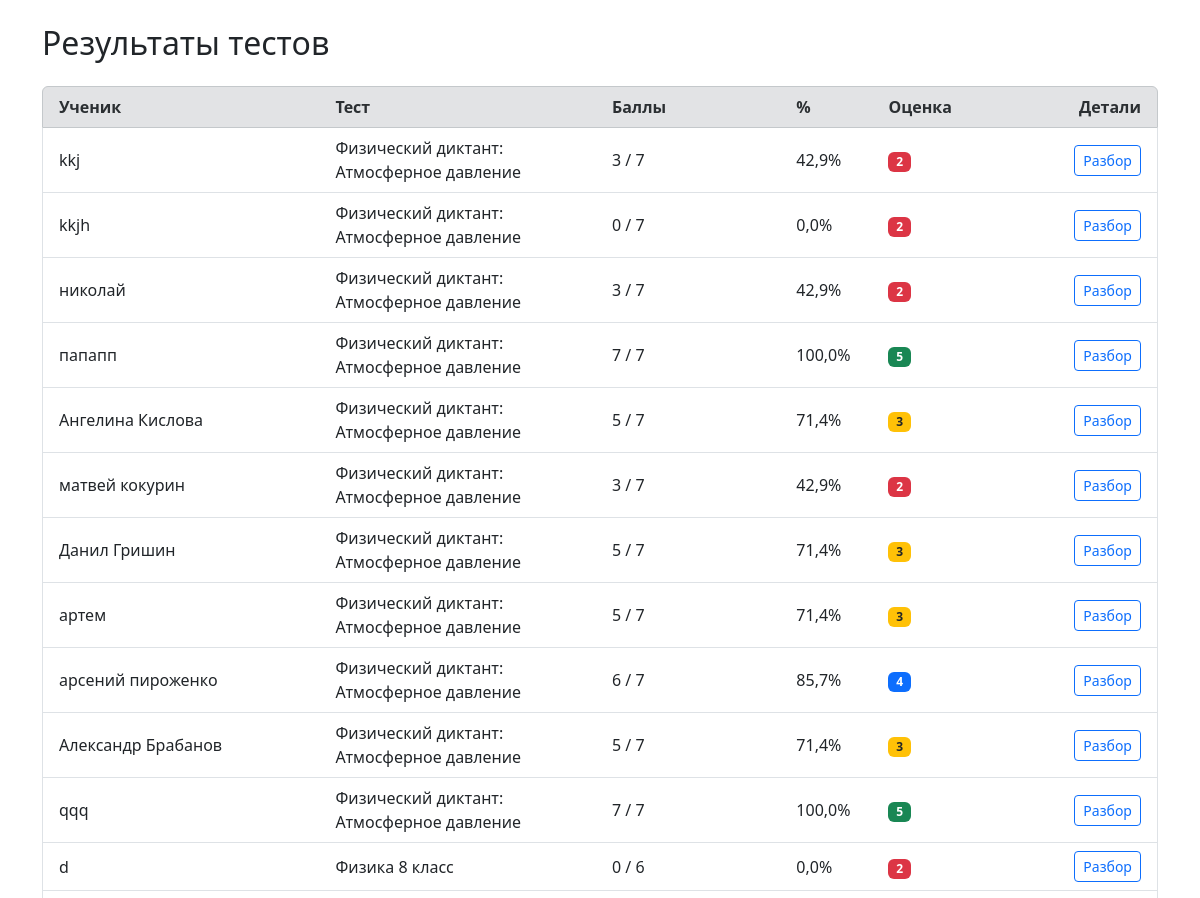
Before: /results/ (upper part) with the older database file.
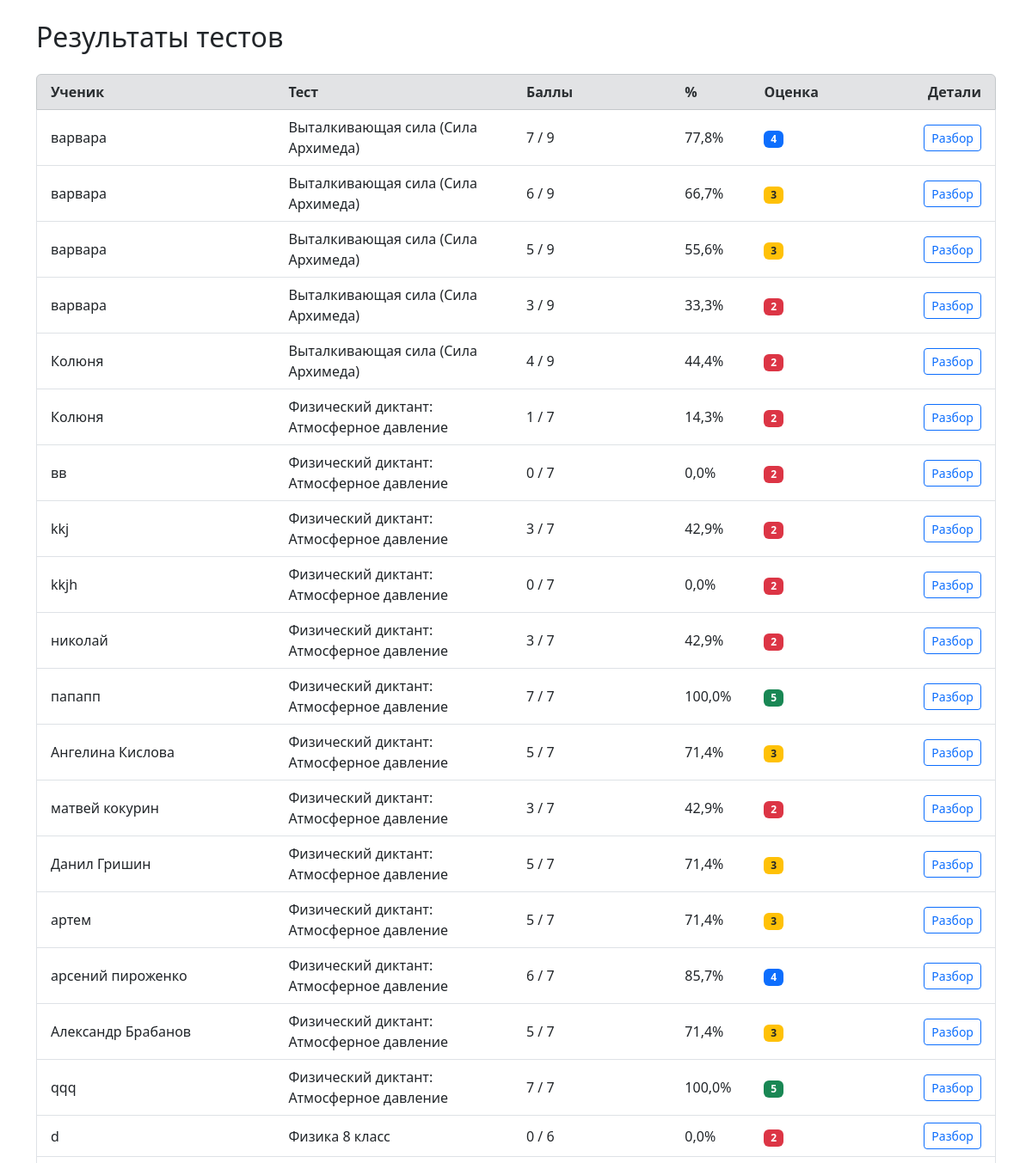
After: the same page with the newer database file.
### testsystem/models.py (models this page shows, shortened)
class Result(models.Model):
    student_name = models.CharField("Имя ученика", max_length=255)
    test = models.ForeignKey(Test, on_delete=models.CASCADE)
    score = models.IntegerField("Баллы")
    grade = models.IntegerField("Оценка", blank=True, null=True)
    date_taken = models.DateTimeField("Дата прохождения", auto_now_add=True)

class Test(models.Model):
    title = models.CharField(max_length=200)
    description = models.TextField(blank=True)
    subject = models.CharField(max_length=20, choices=SUBJECT_CHOICES)
    time_limit = models.IntegerField(
        "Время на тест (минуты)",
        blank=True,
        null=True
    )

### testsystem/views.py (the view)
# urls.py: path('results/', views.results_list_all, name='results_list_all'),
def results_list_all(request):
    results = Result.objects.select_related('test').order_by('-date_taken')
    results_with_percent = []
    for r in results:
        total_questions = r.test.questions.count()
        percent = (r.score / total_questions * 100) if total_questions else 0
        results_with_percent.append({
            'id': r.id,
            'student_name': r.student_name,
            'test_title': r.test.title,  # добавлено название теста
            'score': r.score,
            'total_questions': total_questions,
            'percent': round(percent, 1),
            'grade': r.grade
        })
    return render(request, 'testsystem/results_list.html', {
        'results': results_with_percent
    })

### testsystem/templates/testsystem/results_list.html (shortened to what this page needs)
<!DOCTYPE html>
<html>
<head>
    <link href="https://cdn.jsdelivr.net/npm/bootstrap@5.3.2/dist/css/bootstrap.min.css" rel="stylesheet">
</head>
<body>
<div class="container mt-4">
    <h2 class="mb-4">Результаты тестов{% if student_name %} ученика {{ student_name }}{% endif %}</h2>
    <div class="list-group">
        <div class="list-group-item list-group-item-secondary">
            <div class="row fw-bold">
                <div class="col-md-3">Ученик</div>
                <div class="col-md-3">Тест</div>
                <div class="col-md-2">Баллы</div>
                <div class="col-md-1">%</div>
                <div class="col-md-1">Оценка</div>
                <div class="col-md-2 text-end">Детали</div>
            </div>
        </div>
        {% for r in results %}
        <div class="list-group-item">
            <div class="row align-items-center">
                <div class="col-md-3">{{ r.student_name }}</div>
                <div class="col-md-3">{{ r.test_title }}</div>
                <div class="col-md-2">{{ r.score }} / {{ r.total_questions }}</div>
                <div class="col-md-1">{{ r.percent }}%</div>
                <div class="col-md-1">
                    {% if r.grade == 5 %}
                        <span class="badge bg-success">5</span>
                    {% elif r.grade == 4 %}
                        <span class="badge bg-primary">4</span>
                    {% elif r.grade == 3 %}
                        <span class="badge bg-warning text-dark">3</span>
                    {% else %}
                        <span class="badge bg-danger">2</span>
                    {% endif %}
                </div>
                <div class="col-md-2 text-end">
                    <a href="{% url 'result_detail' r.id %}" class="btn btn-sm btn-outline-primary">
                        Разбор
                    </a>
                </div>
            </div>
        </div>
        {% empty %}
        <div class="list-group-item">
            <p>Результаты отсутствуют.</p>
        </div>
        {% endfor %}
    </div>
</div>
</body>
</html>

Changed rows visible on the page:
added Result: student_name "варвара"
added Test: test_title "Выталкивающая сила (Сила Архимеда)" "Выталкивающая сила (Сила Архимеда)" "Выталкивающая сила (Сила Архимеда)" "Выталкивающая сила (Сила Архимеда)" "Выталкивающая сила (Сила Архимеда)"
added Result: student_name "варвара"
added Result: student_name "варвара"
added Result: student_name "варвара"
added Result: student_name "Колюня"
added Result: student_name "Колюня"
added Result: student_name "вв"
Other visible differences:
new list line: "7 / 9 77,8 % 4 Разбор"
new list line: "6 / 9 66,7 % 3 Разбор"
new list line: "5 / 9 55,6 % 3 Разбор"
new list line: "3 / 9 33,3 % 2 Разбор"
new list line: "4 / 9 44,4 % 2 Разбор"
new list line: "Физический диктант: Атмосферное давление"
new list line: "1 / 7 14,3 % 2 Разбор"
new list line: "0 / 7 0,0 % 2 Разбор"
